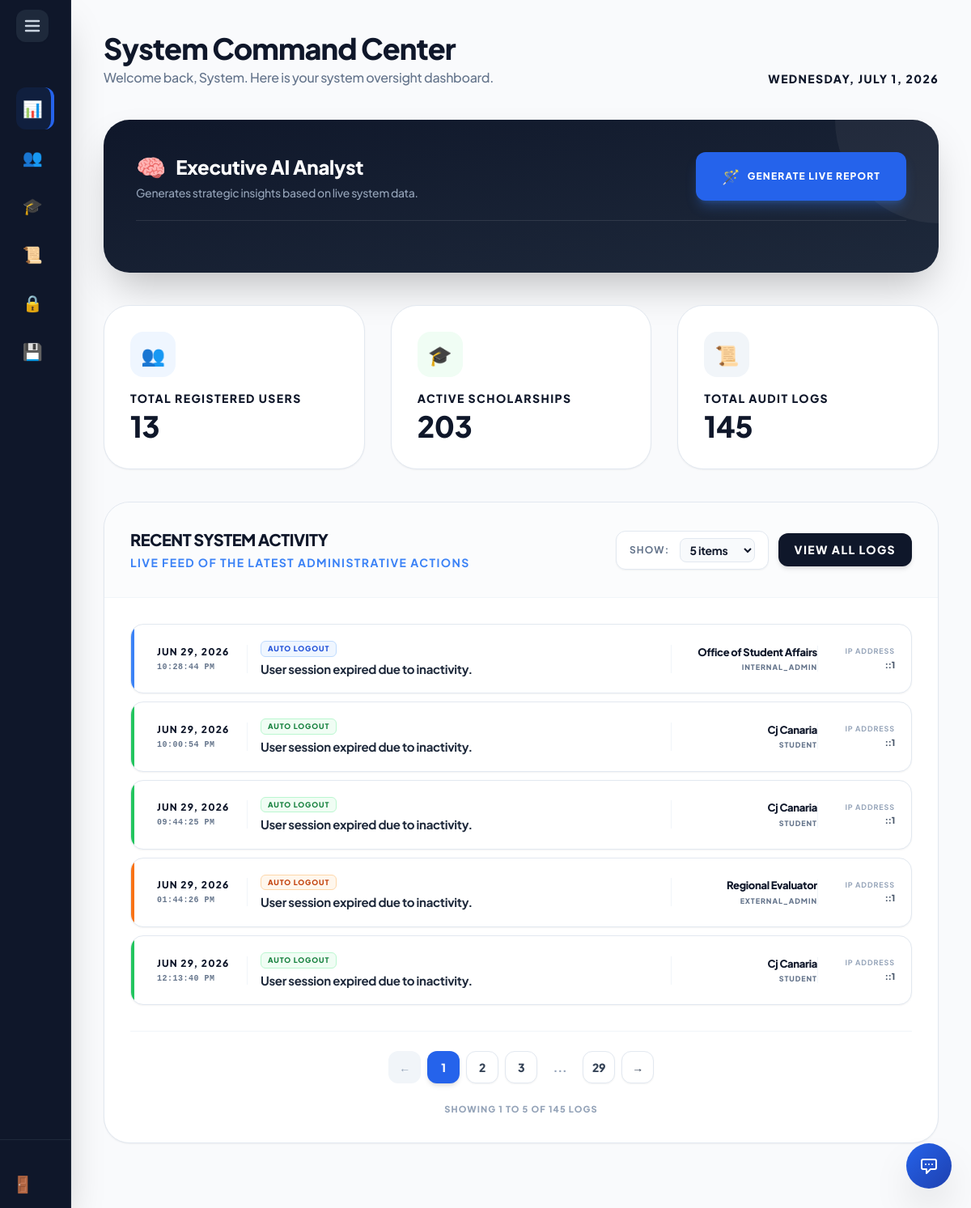
The page /super_admin/dashboard.php (signed in) on the database its author committed.
### tables this page shows
CREATE TABLE `audit_log` (
  `AuditID` int(11) NOT NULL AUTO_INCREMENT,
  `UserID` int(11) DEFAULT NULL,
  `ActionPerformed` varchar(255) DEFAULT NULL,
  `ActionDate` timestamp NOT NULL DEFAULT current_timestamp(),
  `Description` text DEFAULT NULL,
  `IPAddress` varchar(45) DEFAULT NULL,
  PRIMARY KEY (`AuditID`)
);

CREATE TABLE `users` (
  `UserID` int(11) NOT NULL AUTO_INCREMENT,
  `Username` varchar(50) NOT NULL,
  `Email` varchar(100) NOT NULL,
  `PasswordHash` varchar(255) NOT NULL,
  `FirstName` varchar(100) NOT NULL,
  `LastName` varchar(100) NOT NULL,
  `Role` enum('Student','Internal_Admin','External_Admin','Super_Admin') DEFAULT 'Student',
  `AccountStatus` varchar(20) DEFAULT 'Active',
  `StudentID_Num` varchar(50) DEFAULT NULL,
  `YearLevel` varchar(50) DEFAULT NULL,
  `GPA` decimal(4,2) DEFAULT NULL,
  `Major` varchar(100) DEFAULT NULL,
  `ProgramID` int(11) DEFAULT NULL,
  `Department` varchar(100) DEFAULT NULL,
  `Organization` varchar(100) DEFAULT NULL,
  `ContactNumber` varchar(20) DEFAULT NULL,
  `DateOfBirth` date DEFAULT NULL,
  `ProfilePicture` varchar(255) DEFAULT NULL,
  `ResetToken` varchar(255) DEFAULT NULL,
  `ResetTokenExpire` datetime DEFAULT NULL,
  `Gender` varchar(20) NOT NULL DEFAULT 'Not Specified',
  PRIMARY KEY (`UserID`),
  UNIQUE KEY `Username` (`Username`),
  UNIQUE KEY `Email` (`Email`)
);

### super_admin/dashboard.php (the view, shortened to what this page needs)
<?php
include '../includes/db_connect.php';
include '../includes/header.php';
include '../includes/super_sidebar.php';
$admin_name = $_SESSION['first_name'] ?? 'Super Admin';
$totalUsers = 0;
$activePrograms = 0;
$totalLogs = 0;
$recentLogs = [];
try {
    $totalUsers = $pdo->query("SELECT COUNT(*) FROM users")->fetchColumn();
    $activePrograms = $pdo->query("SELECT COUNT(*) FROM scholarship WHERE Status = 'Active'")->fetchColumn();
    $totalLogs = $pdo->query("SELECT COUNT(*) FROM audit_log")->fetchColumn();
    $log_stmt = $pdo->query("
        SELECT al.AuditID, al.ActionPerformed, al.ActionDate, al.Description, al.IPAddress,
               u.FirstName, u.LastName, u.Role, u.Username
        FROM audit_log al
        LEFT JOIN users u ON al.UserID = u.UserID
        ORDER BY al.ActionDate DESC
        LIMIT 500
    ");
    $recentLogs = $log_stmt->fetchAll(PDO::FETCH_ASSOC);
} catch (PDOException $e) {
    error_log("Super Admin Dashboard Error: " . $e->getMessage());
}
?>
<main class="flex-1 p-5 lg:p-10 lg:ml-72 bg-slate-50/50 min-h-screen transition-all duration-300">
    <header class="mb-10 flex flex-col md:flex-row md:items-end justify-between gap-4">
        <div>
            <h2 class="text-3xl lg:text-4xl font-black text-slate-900 tracking-tight">System Command Center</h2>
            <p class="text-slate-500 font-medium mt-1">Welcome back, <?= htmlspecialchars($admin_name) ?>. Here is your system oversight dashboard.</p>
        </div>
        <div class="text-right hidden sm:block">
            <p class="text-[14px] font-black text-slate-900 uppercase tracking-widest"><?= date('l, F j, Y') ?></p>
        </div>
    </header>
    <div class="mb-10 bg-gradient-to-br from-slate-900 to-slate-800 rounded-[2rem] p-8 lg:p-10 shadow-2xl relative overflow-hidden group">
        <div class="relative z-10 flex flex-col lg:flex-row justify-between items-start lg:items-center gap-6 mb-6 border-b border-white/10 pb-6">
            <div>
                <h3 class="text-2xl font-black text-white flex items-center gap-3">
                    <span class="text-3xl">🧠</span> Executive AI Analyst
                </h3>
                <p class="text-slate-400 text-sm font-medium mt-1">Generates strategic insights based on live system data.</p>
            </div>
            <button id="generateReportBtn" onclick="generateAIReport()" class="bg-blue-600 hover:bg-blue-500 text-white px-8 py-4 rounded-xl font-black text-[12px] uppercase tracking-widest transition-all shadow-lg shadow-blue-500/30 flex items-center gap-2 shrink-0 active:scale-95">
                <span id="btnIcon" class="text-lg">🪄</span> <span id="btnText">Generate Live Report</span>
            </button>
        </div>
    </div>
    <div class="grid grid-cols-1 md:grid-cols-3 gap-6 lg:gap-8 mb-10">
        <a href="users.php" class="bg-white p-8 rounded-[2rem] border border-slate-200 shadow-sm transition-all hover:-translate-y-1 hover:border-blue-400 hover:shadow-xl hover:shadow-blue-500/5 group block relative overflow-hidden">
            <div class="flex items-center justify-between mb-4">
                <div class="w-14 h-14 bg-blue-50 text-blue-600 rounded-2xl flex items-center justify-center text-2xl group-hover:bg-blue-600 group-hover:text-white transition-all">👥</div>
            </div>
            <p class="text-[14px] font-black text-slate-900 uppercase tracking-widest mb-1 group-hover:text-blue-500 transition-colors">Total Registered Users</p>
            <p class="text-4xl font-black text-slate-900"><?= number_format($totalUsers) ?></p>
        </a>
        <a href="programs.php" class="bg-white p-8 rounded-[2rem] border border-slate-200 shadow-sm transition-all hover:-translate-y-1 hover:border-green-400 hover:shadow-xl hover:shadow-green-500/5 group block relative overflow-hidden">
            <div class="flex items-center justify-between mb-4">
                <div class="w-14 h-14 bg-green-50 text-green-600 rounded-2xl flex items-center justify-center text-2xl group-hover:bg-green-600 group-hover:text-white transition-all">🎓</div>
            </div>
            <p class="text-[14px] font-black text-slate-900 uppercase tracking-widest mb-1 group-hover:text-green-500 transition-colors">Active Scholarships</p>
            <p class="text-4xl font-black text-slate-900"><?= number_format($activePrograms) ?></p>
        </a>
        <a href="logs.php" class="bg-white p-8 rounded-[2rem] border border-slate-200 shadow-sm transition-all hover:-translate-y-1 hover:border-slate-900 hover:shadow-xl hover:shadow-slate-900/5 group block relative overflow-hidden">
            <div class="flex items-center justify-between mb-4">
                <div class="w-14 h-14 bg-slate-100 text-slate-600 rounded-2xl flex items-center justify-center text-2xl group-hover:bg-slate-900 group-hover:text-white transition-all">📜</div>
            </div>
            <p class="text-[14px] font-black text-slate-900 uppercase tracking-widest mb-1 group-hover:text-slate-900 transition-colors">Total Audit Logs</p>
            <p class="text-4xl font-black text-slate-900"><?= number_format($totalLogs) ?></p>
        </a>
    </div>
    <div class="bg-white rounded-[2rem] border border-slate-200 shadow-sm overflow-hidden mb-10" id="dashboardTableArea">
        <div class="p-6 lg:p-8 border-b border-slate-100 flex flex-col sm:flex-row justify-between items-start sm:items-center gap-4 bg-slate-50/50">
            <div>
                <h3 class="text-xl font-black text-slate-900 uppercase tracking-tight">Recent System Activity</h3>
                <p class="text-[14px] text-blue-500 font-bold mt-1 uppercase tracking-widest">Live feed of the latest administrative actions</p>
            </div>
            <div class="flex items-center gap-3">
                <div class="flex items-center gap-3 bg-white px-4 py-2 rounded-xl border border-slate-200 shadow-sm shrink-0">
                    <span class="text-xs font-bold text-slate-500 uppercase tracking-widest hidden sm:inline">Show:</span>
                    <select id="itemsPerPage" onchange="changeItemsPerPage()" class="bg-slate-50 border border-slate-200 text-slate-900 text-sm font-bold rounded-lg focus:ring-blue-500 focus:border-blue-500 block px-2 py-1 outline-none cursor-pointer">
                        <option value="5" selected>5 items</option>
                    </select>
                </div>
                <a href="logs.php" class="bg-slate-900 text-white px-5 py-2.5 rounded-xl text-[14px] font-black uppercase tracking-widest hover:bg-blue-600 transition-all shadow-md active:scale-95 hidden sm:block">
                    View All Logs
                </a>
            </div>
        </div>
        <div class="p-6 lg:p-8">
            <div id="dashboardGrid" class="flex flex-col gap-2.5">
                <?php foreach($recentLogs as $log):
                    $roleClass = 'bg-slate-50 text-slate-600 border-slate-200';
                    $borderClass = 'bg-slate-400';
                    if ($log['Role'] === 'Super_Admin') { $roleClass = 'bg-purple-50 text-purple-700 border-purple-200'; $borderClass = 'bg-purple-500'; }
                    if ($log['Role'] === 'Internal_Admin') { $roleClass = 'bg-blue-50 text-blue-700 border-blue-200'; $borderClass = 'bg-blue-500'; }
                    if ($log['Role'] === 'External_Admin') { $roleClass = 'bg-orange-50 text-orange-700 border-orange-200'; $borderClass = 'bg-orange-500'; }
                    if ($log['Role'] === 'Student') { $roleClass = 'bg-green-50 text-green-700 border-green-200'; $borderClass = 'bg-green-500'; }
                ?>
                <div class="dashboard-card bg-white rounded-2xl border border-slate-200 shadow-sm hover:shadow-md hover:border-blue-300 transition-all flex flex-col lg:flex-row items-start lg:items-center justify-between p-4 sm:p-5 relative overflow-hidden group">
                    <div class="absolute top-0 left-0 w-1 h-full <?= $borderClass ?>"></div>
                    <div class="flex gap-4 items-center flex-1 min-w-0 pl-3 w-full lg:w-auto">
                        <div class="shrink-0 w-24 lg:w-28 border-r border-slate-100 pr-3 lg:pr-4 hidden sm:block">
                            <p class="text-[11px] lg:text-[12px] font-black text-slate-900 uppercase tracking-widest"><?= date('M d, Y', strtotime($log['ActionDate'])) ?></p>
                            <p class="text-[10px] font-black text-slate-500 font-mono tracking-wider mt-0.5"><?= date('h:i:s A', strtotime($log['ActionDate'])) ?></p>
                        </div>
                        <div class="flex-1 min-w-0 pr-2">
                            <div class="flex items-center gap-2 mb-1.5 flex-wrap">
                                <span class="<?= $roleClass ?> px-2 py-0.5 rounded-md font-black text-[9px] uppercase tracking-widest border shrink-0">
                                    <?= htmlspecialchars($log['ActionPerformed']) ?>
                                </span>
                            </div>
                            <p class="text-sm lg:text-[15px] font-bold text-slate-800 leading-tight truncate" title="<?= htmlspecialchars($log['Description']) ?>">
                                <?= htmlspecialchars($log['Description']) ?>
                            </p>
                        </div>
                    </div>
                    <div class="flex items-center justify-between w-full lg:w-auto shrink-0 mt-3 lg:mt-0 border-t lg:border-t-0 lg:border-l border-slate-100 pt-3 lg:pt-0 lg:pl-5 pl-3 sm:pl-4">
                        <div class="text-left lg:text-right w-40 flex-1 lg:flex-none">
                            <p class="text-[13px] font-black text-slate-900 truncate">
                                <?= $log['FirstName'] ? htmlspecialchars($log['FirstName'] . ' ' . $log['LastName']) : 'System / Unknown' ?>
                            </p>
                            <p class="text-[9px] font-black text-slate-500 uppercase tracking-widest mt-0.5">
                                <?= htmlspecialchars($log['Role'] ?? 'Automated') ?>
                            </p>
                        </div>
                        <div class="text-right w-24 shrink-0 border-l border-slate-100 pl-4 lg:pl-5 ml-2 lg:ml-0 hidden sm:block">
                            <p class="text-[9px] font-bold text-slate-400 uppercase tracking-widest mb-0.5">IP Address</p>
                            <p class="text-[11px] font-black text-slate-600 truncate"><?= htmlspecialchars($log['IPAddress'] ?? 'Hidden') ?></p>
                        </div>
                    </div>
                </div>
                <?php endforeach; ?>
            </div>
            <div class="flex flex-col items-center justify-center mt-8 gap-4 border-t border-slate-100 pt-6">
                <div id="paginationControls" class="flex flex-wrap justify-center gap-2"></div>
                <div id="pageInfo" class="text-[11px] font-black text-slate-400 uppercase tracking-widest text-center mt-2">
                </div>
            </div>
        </div>
    </div>
</main>
<?php include '../includes/footer.php'; ?>

### includes/header.php (style rules this page uses)
:root { --sidebar-width: 5.5rem; --transition-speed: 0.4s; --transition-curve: cubic-bezier(0.4, 0, 0.2, 1); }
body { font-family: 'Plus Jakarta Sans', sans-serif; letter-spacing: -0.02em; overflow-x: hidden; }
main { margin-left: var(--sidebar-width) !important; transition: margin-left var(--transition-speed) var(--transition-curve); width: calc(100vw - var(--sidebar-width)); }

### rows shown on the page
audit_log: ActionDate "JUN 29, 2026", ActionDate "10:28:44 PM", ActionPerformed "AUTO LOGOUT", Description "User session expired due to inactivity.", UserID.LastName "Office of Student Affairs", UserID.Role "INTERNAL_ADMIN", IPAddress "::1"
audit_log: ActionDate "JUN 29, 2026", ActionDate "10:00:54 PM", ActionPerformed "AUTO LOGOUT", Description "User session expired due to inactivity.", UserID.LastName "Cj Canaria", UserID.Role "STUDENT", IPAddress "::1"
audit_log: ActionDate "JUN 29, 2026", ActionDate "09:44:25 PM", ActionPerformed "AUTO LOGOUT", Description "User session expired due to inactivity.", UserID.LastName "Cj Canaria", UserID.Role "STUDENT", IPAddress "::1"
audit_log: ActionDate "JUN 29, 2026", ActionDate "01:44:26 PM", ActionPerformed "AUTO LOGOUT", Description "User session expired due to inactivity.", UserID.LastName "Regional Evaluator", UserID.Role "EXTERNAL_ADMIN", IPAddress "::1"
audit_log: ActionDate "JUN 29, 2026", ActionDate "12:13:40 PM", ActionPerformed "AUTO LOGOUT", Description "User session expired due to inactivity.", UserID.LastName "Cj Canaria", UserID.Role "STUDENT", IPAddress "::1"

### other values the page prints
$item[1] "📊"
$item[1] "👥"
$item[1] "🎓"
$item[1] "📜"
$item[1] "🔒"
$item[1] "💾"
$admin_name "System"
$totalUsers "13"
$activePrograms "203"
$totalLogs "145"
